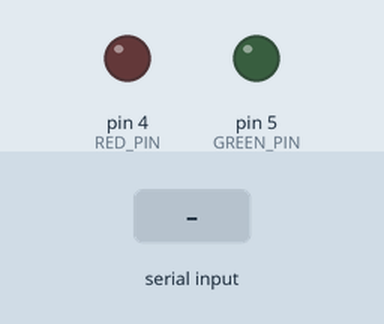
A sketch run on a simulated Arduino Uno, built with avr-gcc and run on an emulated ATmega328P. Parts: output pins drawn as LEDs (lit = HIGH). The test bench sets the inputs (shaded band). Pins used as bus, display or sensor lines are not drawn.

Above: at 1.2 s.
1.3 s: "90,45\n" received over Serial
At 2.5 s:
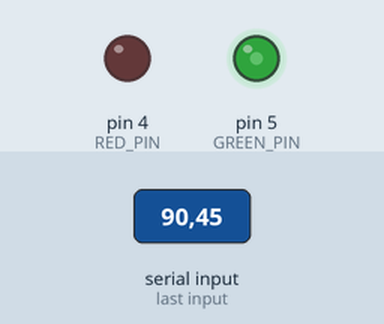
2.8 s: "30,150\n" received over Serial
At 3.6 s:
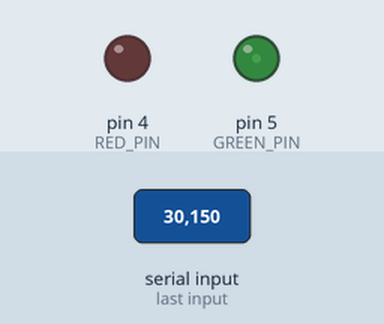
4.3 s: "200\n" received over Serial
At 4.7 s:
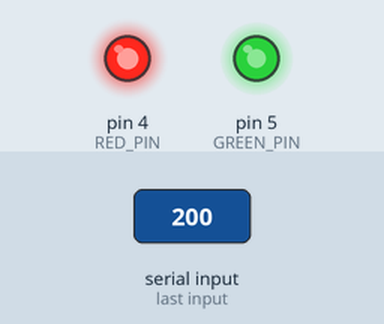
5.8 s: "90\n" received over Serial
At 7.0 s:
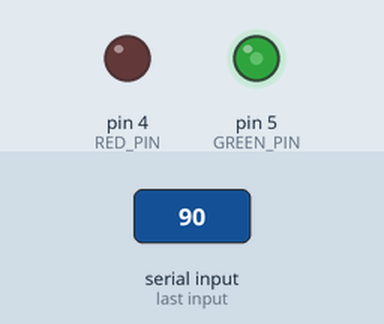
Timing chart, 0 to 8.3 s (numbered marks = the images above; inputs shaded):
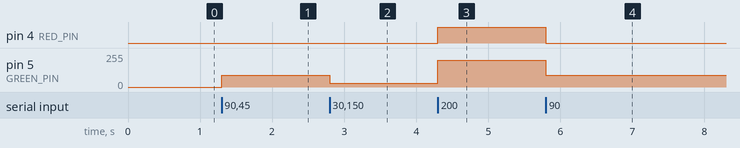

Measured:
- after the input at 1.3 s, pin 5 (GREEN_PIN): 0/255 → 90/255 at once
- after the input at 2.8 s, pin 5 (GREEN_PIN): 90/255 → 30/255 at once
- after the input at 4.3 s, pin 4 (RED_PIN): LOW → HIGH at once; pin 5 (GREEN_PIN): 30/255 → 200/255 at once
- after the input at 5.8 s, pin 4 (RED_PIN): HIGH → LOW at once; pin 5 (GREEN_PIN): 200/255 → 90/255 at once

The sketch:

Serial.ino
```cpp
#define GREEN_PIN 5
#define RED_PIN 4
#define BLUE_PIN 0

int x;

void setup() {
  pinMode(RED_PIN, OUTPUT);
  pinMode(GREEN_PIN, OUTPUT);
  pinMode(BLUE_PIN, OUTPUT);
  Serial.begin(19200);
  //Serial.setTimeout(1);  // Increase the timeout value to allow for complete message reception
}

void loop() {
  if (Serial.available() > 0) {
    x = Serial.readStringUntil('\n').toInt();

    //Output
    //Serial.println(x);
    analogWrite(GREEN_PIN, x);
    analogWrite(RED_PIN, x);
    analogWrite(BLUE_PIN, x);
  }
}
```
